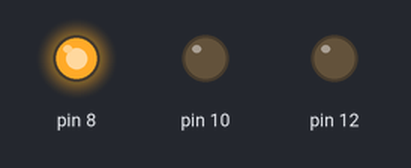
Simulated run of this sketch. Board: Arduino Uno, built with avr-gcc and run on an emulated ATmega328P. On the bench: output pins drawn as LEDs (lit = HIGH).

Above: at 0.05 s.
At 0.75 s:
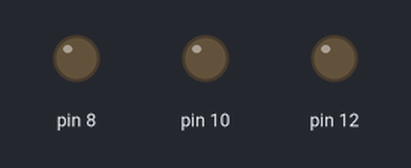
At 1.45 s:
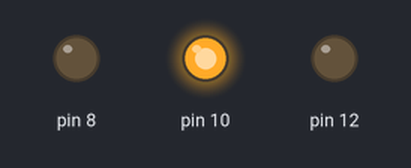
At 2.85 s:
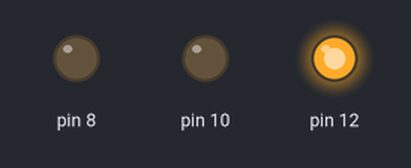
Timing chart, 0 to 3.1 s (numbered marks = the images above):
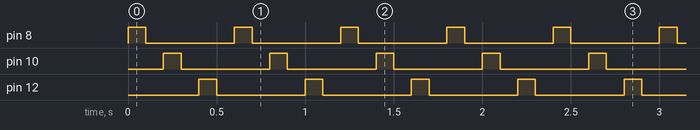

Measured:
- by itself, pin 8, pin 10, pin 12: alternates HIGH for 0.10 s and LOW for 0.50 s

The sketch:

3_leds.ino
```cpp
void setup() {
  // put your setup code here, to run once:
pinMode(12, OUTPUT);
pinMode(10, OUTPUT);
pinMode(8, OUTPUT);

digitalWrite(8,LOW);
digitalWrite(10,LOW);
digitalWrite(12,LOW);

}

void loop()
{
  // put your main code here, to run repeatedly:
for(int i = 8; i<=12; i=i+2)
{
  digitalWrite(i,HIGH);
  delay(100);
  digitalWrite(i,LOW);
  delay(100);
  }
}
```
